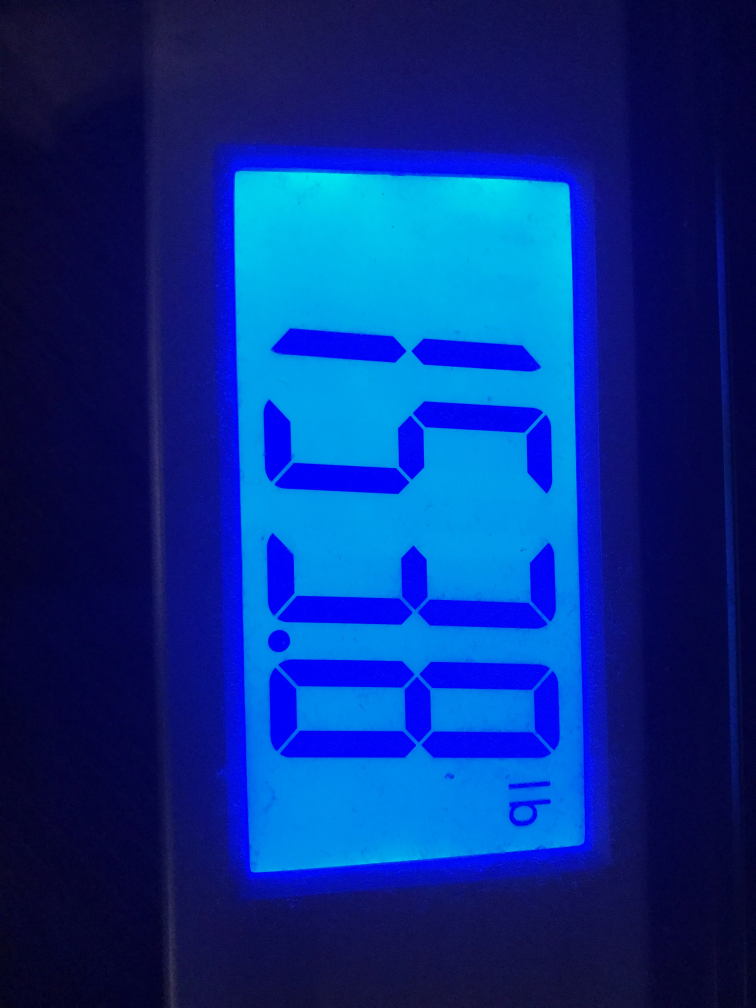
#> input picture original_photos/4.JPG, 3024 x 4032 px (shown at 1/4 size)
$ python process_img.py original_photos/4.JPG   (Python 2 division)   (older library calls are emulated)
#> lines starting #> are read from the running program, lines starting #| are printed output that depends on the picture; after the words box and inside, x2 and y2 are one past the last pixel; in counts of white or black regions, pixels touching at a corner belong together
import cv2
import numpy as np
import imutils
import sys
from skimage import exposure
from pytesseract import image_to_string
import PIL


def preproc(img_file):

    # first, the image is read in using OpenCVs imread function then resized to reduce computational load
    img_small = imutils.resize(img, height=300)

    # bilateral filter is an edge preserving noise reducing filter
    return cv2.cvtColor(img_small , cv2.COLOR_BGR2GRAY) # convert to gray scale

def filter_and_edge(imgray):
    # bilateral filter is an edge preserving noise reduction nonlinear filter
    # two pixels are considered close if they are not only close with spacial consideration, but also in intensity
    # arg[0] = image to be filtered
    # arg[1] = diameter of pixel neighborhood used
    # arg[2] = filter sigma of color space (larger number = larger area of semi-equal color)
    # arg[3] = filter sigma in coordinate space (larger value means farther pixels will have more impact
    #           if they are of similar color)
    bilat_img = cv2.bilateralFilter(imgray, 11, 17, 17)

    # Canny edge detection is a computationally expensive, but an optimal detector
    # this means:
    #       1. Low error rate: Meaning a good detection of only existent edges.
    #       2. Good localization: The distance between edge pixels detected and real edge pixels have to be minimized.
    #       3. Minimal response: Only one detector response per edge.
    # if the pixel gradient is above the upper threshold then the edge is accepted
    # if the pixel gradient is below the lower threshold then it is rejected
    # finally, if the pixel gradient is between the two it is only accepted if it connects to an accepted pixel
    return cv2.Canny(bilat_img, 70, 200)

def contour_and_extract_norm_display(img, edged_img):
    # finds the contours of objects in the image, it is used here to find the display
    # sorting the contours by area returns a largest first list of contour areas
    # taking the top ten gives us a good chance of finding the rectangular display
    im2, contours, hierarchy = cv2.findContours(edged_img, cv2.RETR_TREE, cv2.CHAIN_APPROX_SIMPLE)
    top_cntrs = sorted(contours, key=cv2.contourArea, reverse=True)[:10]

    # examine the top 10 contours and look for the rectangular display contour
    display_contour = None
    for cntr in top_cntrs:
        epsilon = 0.1 * cv2.arcLength(cntr, True)
        approx = cv2.approxPolyDP(cntr, epsilon, True) # approximates polygonal curves with a specified precision

        # look for a polygon that is composed of 4 points, this is our display (theoretically anyway)
        if len(approx) == 4:
            display_contour = approx
            break

    # reshape the display contour to be a list of four tuples
    cntr_points = display_contour.reshape(4,2)
    ratio = img.shape[0] / 300.0 # get the ratio of the original to the reduced image
    norm_pts = np.zeros((4,2), dtype="float32")

    # clever way to find the correct ordering of the contour points
    # this finds the top left and bottom right using the min and max sums
    s = cntr_points.sum(axis=1)
    norm_pts[0] = cntr_points[np.argmin(s)]
    norm_pts[2] = cntr_points[np.argmax(s)]

    # and this finds the top right and bottom left using the min and max differences
    d = np.diff(cntr_points, axis=1)
    norm_pts[1] = cntr_points[np.argmin(d)]
    norm_pts[3] = cntr_points[np.argmax(d)]

    # now normalize to fit the original image
    return norm_pts * ratio

def warp_perspective(img, norm_pts):
    # find the lengths of each and then take the longest to be the width and height
    (top_left, top_right, bottom_right, bottom_left) = norm_pts

    width1 = np.sqrt(((bottom_right[0] - bottom_left[0]) ** 2) + ((bottom_left[1] - bottom_right[1]) ** 2))
    width2 = np.sqrt(((top_right[0] - top_left[0]) ** 2) + ((top_right[1] - top_left[1]) ** 2))
    height1 = np.sqrt(((bottom_right[0] - top_right[0]) ** 2) + ((bottom_right[1]- top_right[1]) ** 2))
    height2 = np.sqrt(((bottom_left[0] - top_left[0]) ** 2) + ((bottom_left[1] - top_left[1]) ** 2))

    max_width = max(int(width1), int(width2))
    max_height = max(int(height1), int(height2))

    # creates a new array to hold only the display that was just found
    # find the perspective transform between the normalized points (corresponding to the original image)
    # finally warp the perspective so that only the display remains
    dst = np.array([[0,0], [max_width - 1, 0], [max_width - 1, max_height - 1],[0, max_height - 1]], dtype="float32" )
    persp_matrix = cv2.getPerspectiveTransform(norm_pts,dst)
    return cv2.warpPerspective(img, persp_matrix, (max_width, max_height))


def proc_with_tesseract(display_image):
    # convert warped image to gray scale, then rescale to be black and white
    gry_display = cv2.cvtColor(display_image, cv2.COLOR_BGR2GRAY)
    gry_display = exposure.rescale_intensity(gry_display, out_range= (0,255))

    # if the intensity of a pixel is over 70 then it is converted to 255 (white)
    ret, thresh = cv2.threshold(gry_display, 50, 255, cv2.THRESH_BINARY)
    cv2.imwrite('thresh.jpg', thresh) # for testing purposes to see what file will be read by tesseract

    # create a new PIL image to output the image to tesseract
    thresh = PIL.Image.fromarray(thresh)
    return image_to_string(thresh, lang="eng", config="-psm 100 -c tessedit_char_whitelist=.0123456789")

if __name__ == "__main__":
    args = sys.argv
    if len(args) > 1:
        print "Processing image..."
        img = cv2.imread(args[1])
#> img is the input picture: shape (4032, 3024, 3); mean B, G, R 134.4, 46, 8
        small_gray_img = preproc(img)
#> in preproc, `img_small = imutils.resize(img, height=300)`:
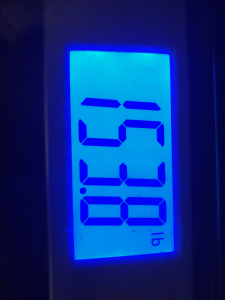
#> img_small: shape (300, 225, 3); mean B, G, R 134.4, 46, 7.9
#> in preproc, `return cv2.cvtColor(img_small , cv2.COLOR_BGR2GRAY)`:
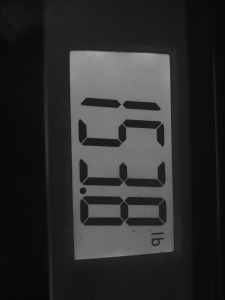
#> returned value: shape (300, 225); min 5, max 160, mean 44.7
        filtered_edged_img = filter_and_edge(small_gray_img)
#> in filter_and_edge, `return cv2.Canny(bilat_img, 70, 200)`:
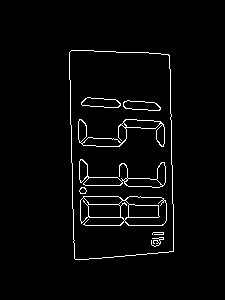
#> returned value: shape (300, 225); 2.9% white in thin lines or dots, all inside (x1, y1, x2, y2) = (69, 50, 174, 260)
        display_contours = contour_and_extract_norm_display(img, filtered_edged_img)
#> in contour_and_extract_norm_display, `im2, contours, hierarchy = cv2.findContours(edged_img, cv2.RETR_TREE, ..`: contours = 32 contours, 7 with area under 20; largest, box (x1, y1, x2, y2) and area: (69, 50, 174, 260) 20396, (69, 50, 174, 260) 20394, (80, 196, 167, 226) 2084, (79, 159, 166, 188) 867, (78, 119, 165, 147) 842
#> in contour_and_extract_norm_display, `top_cntrs = sorted(contours, key=cv2.contourArea, reverse=True)[:10]`: top_cntrs = 10 contours; largest, box (x1, y1, x2, y2) and area: (69, 50, 174, 260) 20396, (69, 50, 174, 260) 20394, (80, 196, 167, 226) 2084, (79, 159, 166, 188) 867, (78, 119, 165, 147) 842
#> the loop in contour_and_extract_norm_display, `for cntr in top_cntrs:` made 1 pass
#> (epsilon, display_contour) on pass 1: (61.3, [[71, 50], [74, 258], [173, 251], [169, 55]])
#> in contour_and_extract_norm_display, `cntr_points = display_contour.reshape(4,2)`: cntr_points = [[71, 50], [74, 258], [173, 251], [169, 55]]
#> in contour_and_extract_norm_display, `s = cntr_points.sum(axis=1)`: s = [121, 332, 424, 224]
#> in contour_and_extract_norm_display, `d = np.diff(cntr_points, axis=1)`: d = [-21, 184, 78, -114]
#> display_contours = [[954.2, 672], [2271.4, 739.2], [2325.1, 3373.4], [994.6, 3467.5]]
        warped_display = warp_perspective(img, display_contours)
#> in warp_perspective, `(top_left, top_right, bottom_right, bottom_left) = norm_pts`: top_left = [954.2, 672]; top_right = [2271.4, 739.2]; bottom_right = [2325.1, 3373.4]; bottom_left = [994.6, 3467.5]
#> in warp_perspective, `width1 = np.sqrt(((bottom_right[0] - bottom_left[0]) ** 2) + ((bottom_..`: width1 = 1333.9
#> in warp_perspective, `width2 = np.sqrt(((top_right[0] - top_left[0]) ** 2) + ((top_right[1] ..`: width2 = 1318.8
#> in warp_perspective, `height1 = np.sqrt(((bottom_right[0] - top_right[0]) ** 2) + ((bottom_r..`: height1 = 2634.8
#> in warp_perspective, `height2 = np.sqrt(((bottom_left[0] - top_left[0]) ** 2) + ((bottom_lef..`: height2 = 2795.8
#> in warp_perspective, `max_width = max(int(width1), int(width2))`: max_width = 1333
#> in warp_perspective, `max_height = max(int(height1), int(height2))`: max_height = 2795
#> in warp_perspective, `dst = np.array([[0,0], [max_width - 1, 0], [max_width - 1, max_height ..`: dst = [[0, 0], [1332, 0], [1332, 2794], [0, 2794]]
#> in warp_perspective, `persp_matrix = cv2.getPerspectiveTransform(norm_pts,dst)`: persp_matrix = [[0.919, -0.0133, -867.9], [-0.0498, 0.976, -608.1], [-4.22e-05, 4.99e-06, 1]]
#> in warp_perspective, `return cv2.warpPerspective(img, persp_matrix, (max_width, max_height))`:
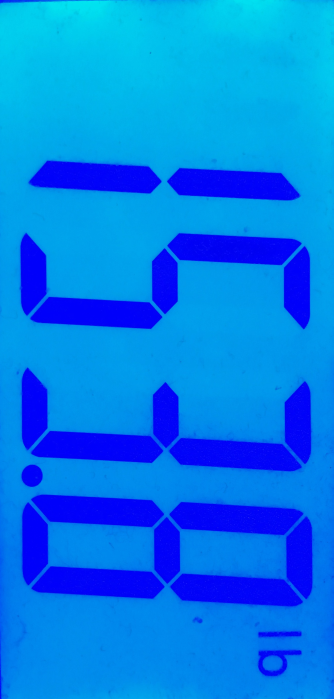
#> returned value: shape (2795, 1333, 3) (shown at 1/4 size); mean of channels 0, 1, 2 237.6, 123.6, 0.7; drawn as B, G, R
        ocr_value = proc_with_tesseract(warped_display)
#> in proc_with_tesseract, `gry_display = cv2.cvtColor(display_image, cv2.COLOR_BGR2GRAY)`:
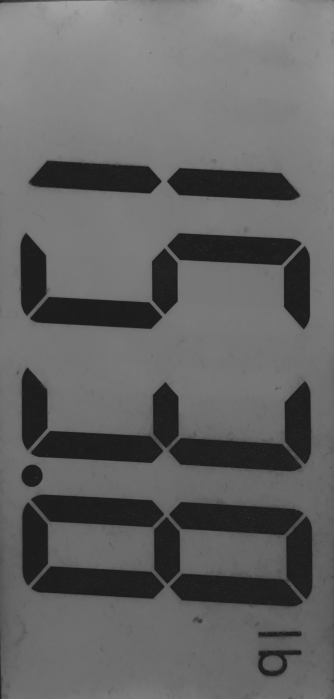
#> gry_display: shape (2795, 1333) (shown at 1/4 size); min 26, max 165, mean 99.9
#> in proc_with_tesseract, `gry_display = exposure.rescale_intensity(gry_display, out_range= (0,25..`:
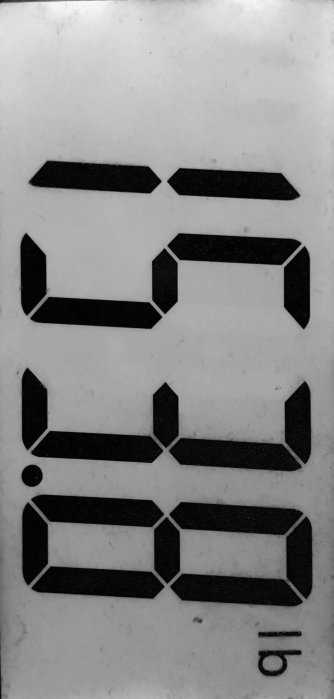
#> gry_display: shape (2795, 1333) float64 (shown at 1/4 size); min 0, max 255, mean 135.5
#> in proc_with_tesseract, `ret, thresh = cv2.threshold(gry_display, 50, 255, cv2.THRESH_BINARY)`:
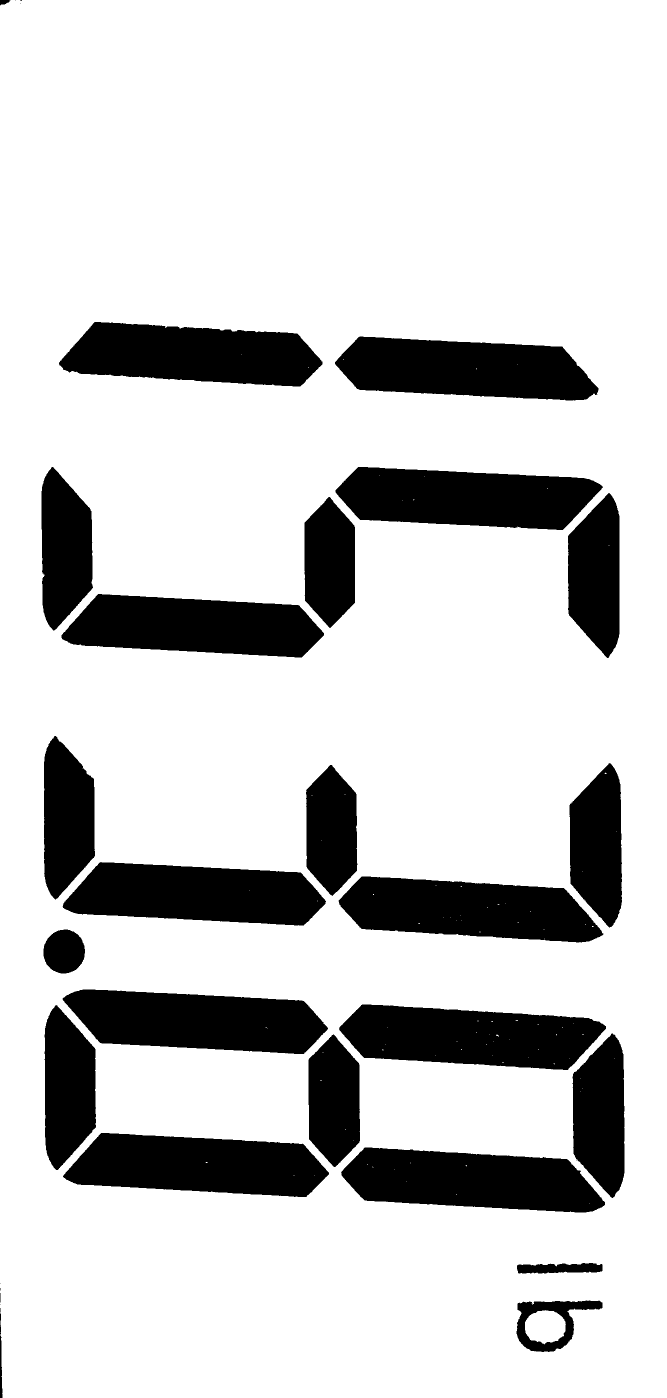
#> thresh: shape (2795, 1333) float64 (shown at 1/2 size); 80.2% white; 34 black regions (10 under 20 px), largest, box (x1, y1, x2, y2) and area: (678, 2009, 1212, 2140) 50901, (125, 1979, 656, 2108) 50645, (670, 673, 1197, 801) 50504
#> (the run stopped early here; a loop or call above may not have finished)

$ run again, on original_photos/original2.JPG
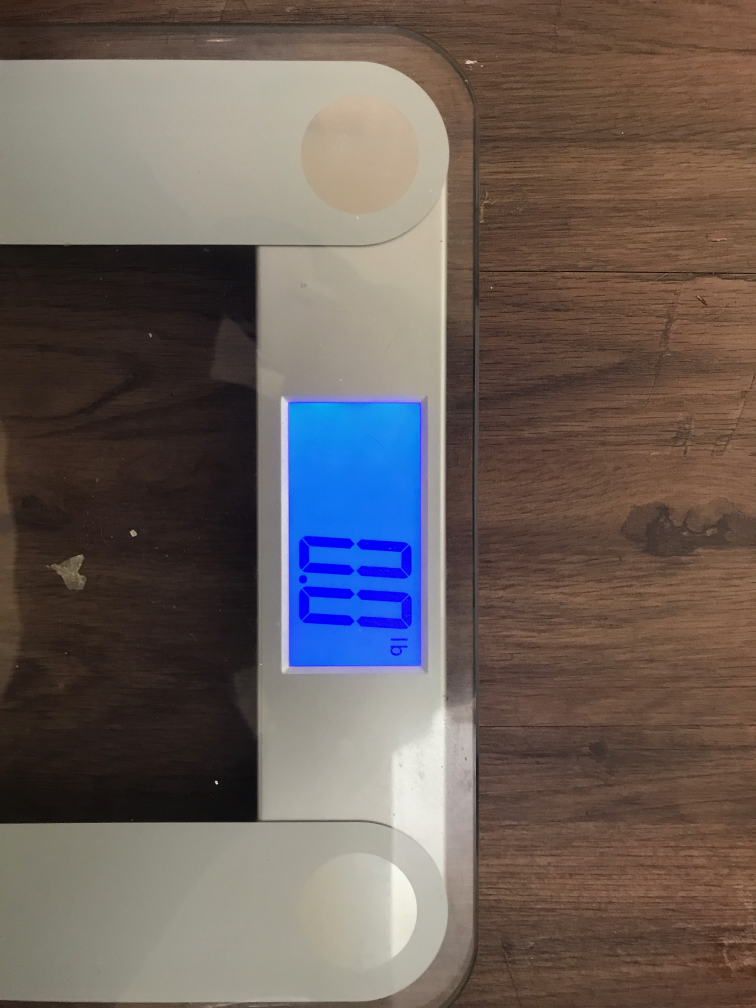
#> input picture original_photos/original2.JPG, 3024 x 4032 px (shown at 1/4 size)
#> img is the input picture: shape (4032, 3024, 3); mean B, G, R 90.2, 94.8, 106.2
#> in filter_and_edge, `return cv2.Canny(bilat_img, 70, 200)`:
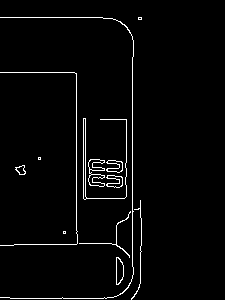
#> returned value: shape (300, 225); 2.7% white in thin lines or dots, all inside (x1, y1, x2, y2) = (0, 17, 142, 300)
#> contours = 23 contours, 9 with area under 20; largest, box (x1, y1, x2, y2) and area: (88, 159, 105, 187) 213, (83, 118, 127, 200) 164, (83, 118, 87, 200) 162, (116, 257, 124, 285) 154, (116, 257, 124, 285) 144
#> top_cntrs = 10 contours; largest, box (x1, y1, x2, y2) and area: (88, 159, 105, 187) 213, (83, 118, 127, 200) 164, (83, 118, 87, 200) 162, (116, 257, 124, 285) 154, (116, 257, 124, 285) 144
#> the loop in contour_and_extract_norm_display, `for cntr in top_cntrs:` made 6 passes
#> (epsilon, display_contour) on pass 6: (7.58, [[107, 175], [119, 180], [107, 186], [122, 185]])
#> cntr_points = [[107, 175], [119, 180], [107, 186], [122, 185]]
#> s = [282, 299, 293, 307]
#> d = [68, 61, 79, 63]
#> display_contours = [[1438.1, 2352], [1599.4, 2419.2], [1639.7, 2486.4], [1438.1, 2499.8]]
#> top_left = [1438.1, 2352]; top_right = [1599.4, 2419.2]; bottom_right = [1639.7, 2486.4]; bottom_left = [1438.1, 2499.8]
#> width1 = 202
#> width2 = 174.7
#> height1 = 78.37
#> height2 = 147.8
#> max_width = 202
#> max_height = 147
#> dst = [[0, 0], [201, 0], [201, 146], [0, 146]]
#> persp_matrix = [[-0.197, 0, 283.1], [0.238, -0.572, 1002.5], [0.00178, -0.00166, 1]]
#> in proc_with_tesseract, `ret, thresh = cv2.threshold(gry_display, 50, 255, cv2.THRESH_BINARY)`:
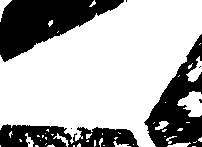
#> thresh: shape (147, 202) float64; 69.1% white; 7 black regions (4 under 20 px), largest, box (x1, y1, x2, y2) and area: (0, 0, 124, 62) 3994, (144, 34, 202, 147) 2996, (0, 124, 139, 147) 2177

$ run again, on original_photos/original3.JPG
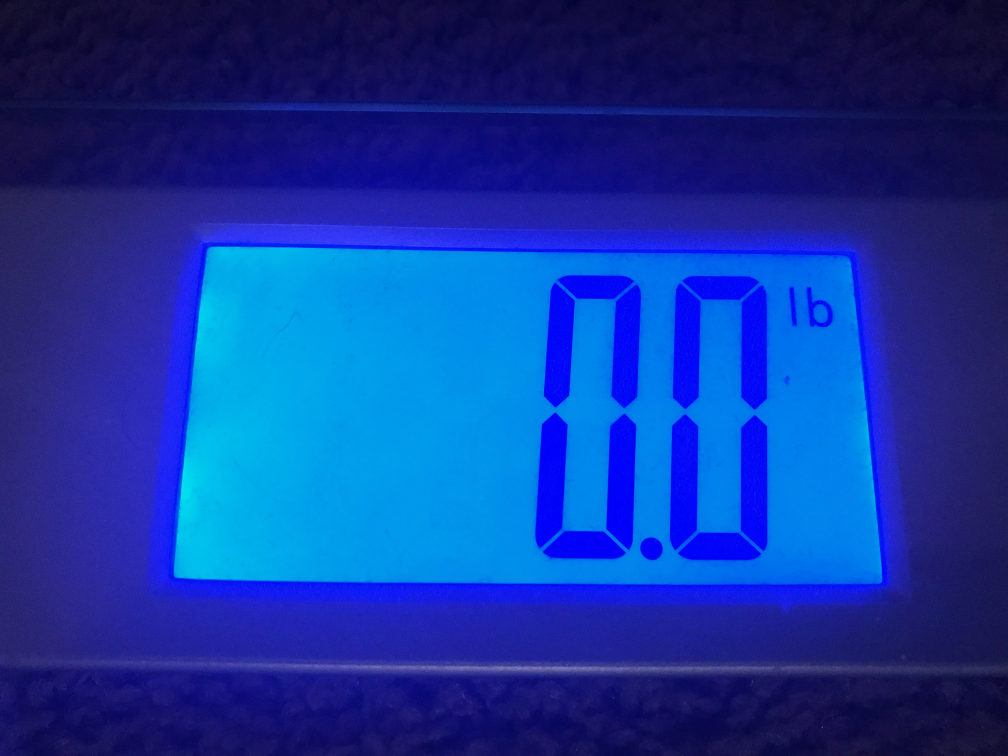
#> input picture original_photos/original3.JPG, 4032 x 3024 px (shown at 1/4 size)
#> img is the input picture: shape (3024, 4032, 3); mean B, G, R 154.3, 54.3, 18.6
#> in filter_and_edge, `return cv2.Canny(bilat_img, 70, 200)`:
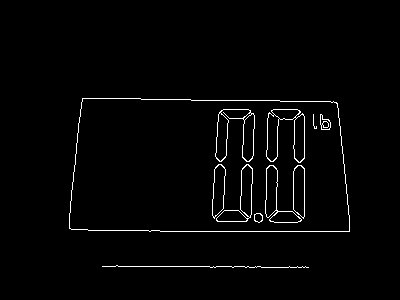
#> returned value: shape (300, 400); 1.9% white in thin lines or dots, all inside (x1, y1, x2, y2) = (69, 98, 350, 268)
#> contours = 27 contours, 2 with area under 20; largest, box (x1, y1, x2, y2) and area: (69, 98, 350, 232) 35260, (69, 98, 350, 232) 35256, (266, 109, 305, 163) 1134, (215, 109, 255, 162) 929, (265, 165, 302, 223) 784
#> top_cntrs = 10 contours; largest, box (x1, y1, x2, y2) and area: (69, 98, 350, 232) 35260, (69, 98, 350, 232) 35256, (266, 109, 305, 163) 1134, (215, 109, 255, 162) 929, (265, 165, 302, 223) 784
#> the loop in contour_and_extract_norm_display, `for cntr in top_cntrs:` made 1 pass
#> (epsilon, display_contour) on pass 1: (80.83, [[82, 98], [71, 229], [349, 231], [336, 102]])
#> cntr_points = [[82, 98], [71, 229], [349, 231], [336, 102]]
#> s = [180, 300, 580, 438]
#> d = [16, 158, -118, -234]
#> display_contours = [[826.6, 987.8], [3386.9, 1028.2], [3517.9, 2328.5], [715.7, 2308.3]]
#> top_left = [826.6, 987.8]; top_right = [3386.9, 1028.2]; bottom_right = [3517.9, 2328.5]; bottom_left = [715.7, 2308.3]
#> width1 = 2802.3
#> width2 = 2560.6
#> height1 = 1306.9
#> height2 = 1325.1
#> max_width = 2802
#> max_height = 1325
#> dst = [[0, 0], [2801, 0], [2801, 1324], [0, 1324]]
#> persp_matrix = [[1.15, 0.0964, -1044.6], [-0.0185, 1.17, -1143], [-8.13e-06, 7.66e-05, 1]]
#> in proc_with_tesseract, `ret, thresh = cv2.threshold(gry_display, 50, 255, cv2.THRESH_BINARY)`:
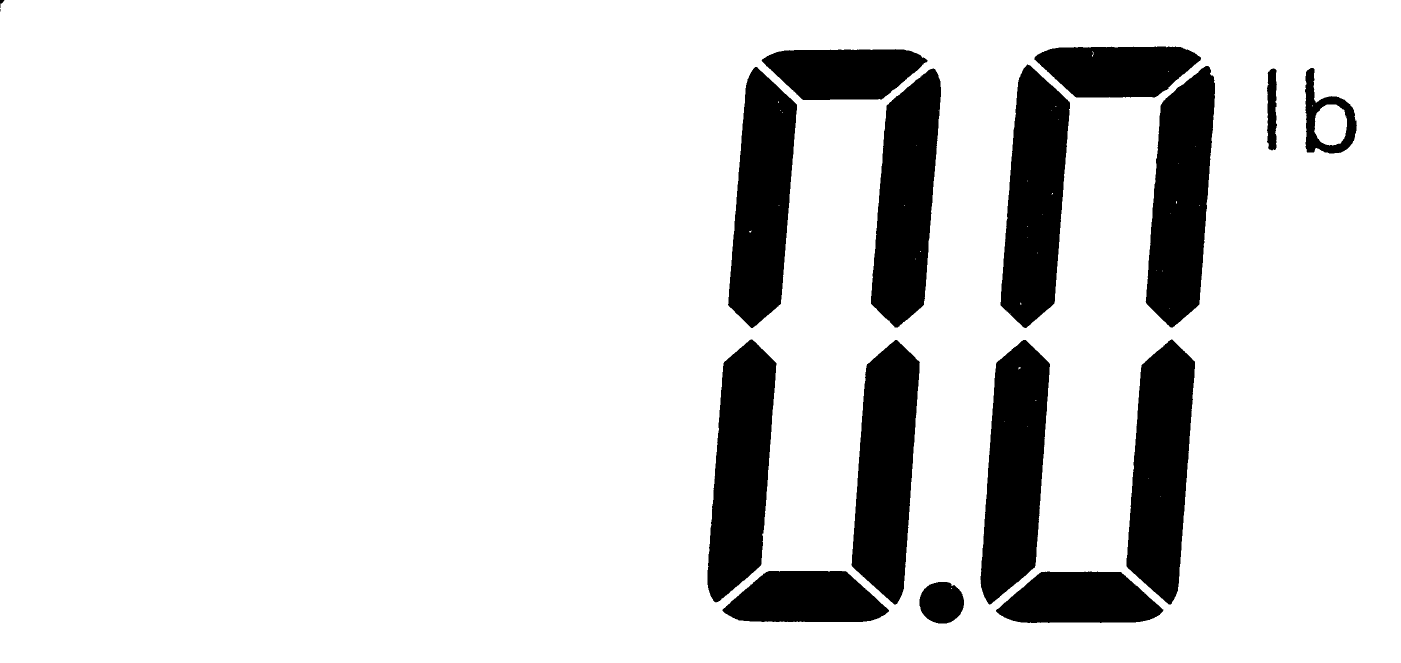
#> thresh: shape (1325, 2802) float64 (shown at 1/2 size); 85.9% white; 18 black regions (2 under 20 px), largest, box (x1, y1, x2, y2) and area: (1961, 680, 2100, 1209) 51258, (2253, 679, 2390, 1209) 50904, (2001, 129, 2140, 656) 50851
